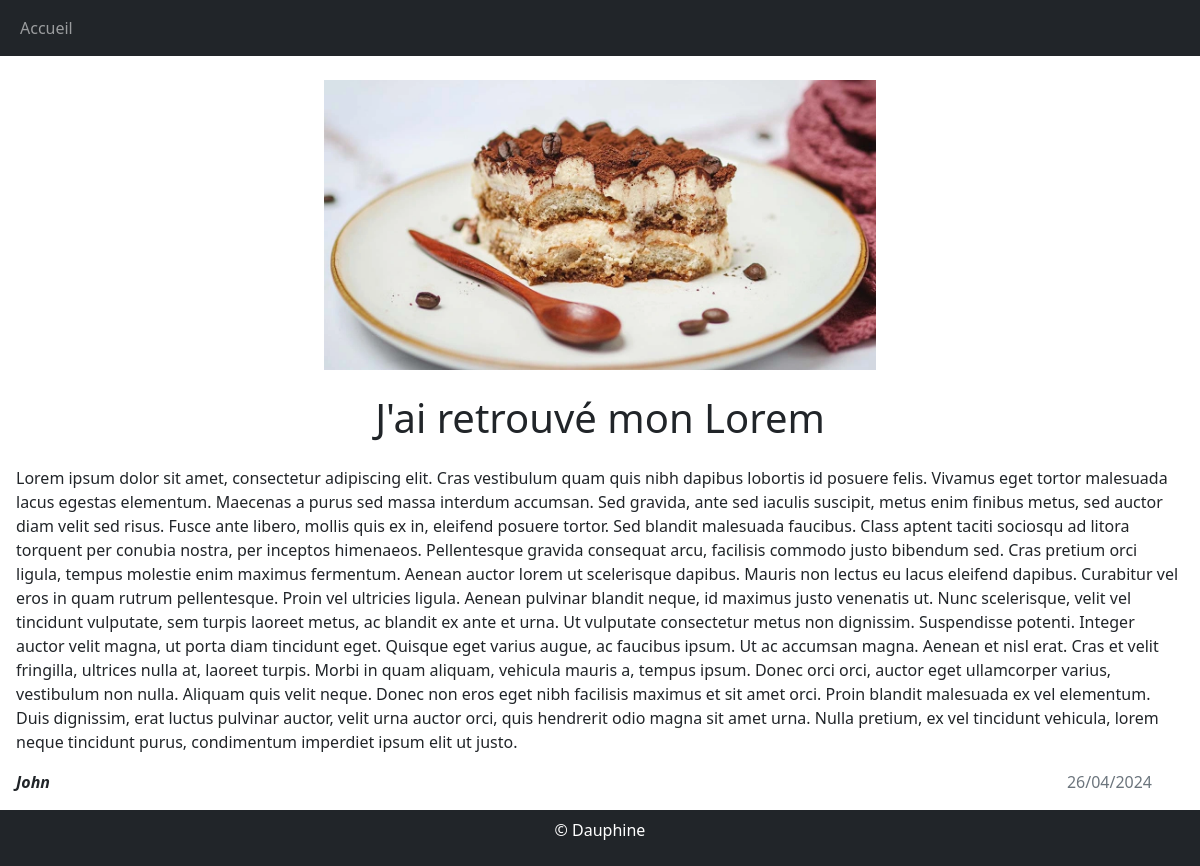
Screenshot of /annonce.php?id=13 with the database file from the repository.
### tables this page shows
CREATE TABLE `annonce` (
  `id` int NOT NULL AUTO_INCREMENT,
  `imageUrl` varchar(250) DEFAULT NULL,
  `contenu` text NOT NULL,
  `titre` varchar(250) NOT NULL,
  `auteur` varchar(250) NOT NULL,
  `datePublication` datetime NOT NULL DEFAULT CURRENT_TIMESTAMP,
  PRIMARY KEY (`id`),
  UNIQUE KEY `annonce_id_uindex` (`id`)
);

### utils/dataBaseManager.php (called while the page is built, shortened)
<?php
    function findAnnonceById(PDO $pdo, int $id)
    {
    $query = $pdo->prepare('SELECT * FROM annonce WHERE id = :id');
    $query->execute([
        ":id" => $id
    ]);
    return $query->fetch();
    }
?>

### annonce.php (the view, shortened to what this page needs)
<?php
    require_once("utils/dataBaseManager.php");
    $pdo = connectDB();
    $id = $_GET["id"];
    $annonce = findAnnonceById($pdo, $id);
    $formatDateHeure = date("d/m/Y", strtotime($annonce["datePublication"]));
    include_once("block/header.php");
?>
<div>
    <div class="d-flex align-items-center flex-column">
        <div class="d-flex flex-column w-50">
            <img src="<?=$annonce["imageUrl"]?>" class="m-4" alt="<?=$annonce["titre"]?>">
        </div>
        <h1 class="text-center"><?php echo($annonce["titre"]) ?></h1>
        <p class="m-3"><?=$annonce["contenu"]?></p>
        <div class="d-flex justify-content-between w-100">
            <p class="mx-3 fw-bold fst-italic"><?=$annonce["auteur"]?></p>
            <p class="mx-5 text-secondary"><?=$formatDateHeure?></p>
        </div>
    </div>
</div>
<?php
    include_once("block/footer.php");
?>

### rows the page displays
annonce: imageUrl (picture), titre "J'ai retrouvé mon Lorem", contenu "Lorem ipsum dolor sit amet, consectetur adipiscing elit. Cras vestibulum quam quis nibh dapibus lobortis id posuere felis. Vivamus eget tortor malesuada lacus egestas elementum. Maecenas a purus sed massa interdum accumsan. Sed gravida, ante sed iaculis suscipit, metus enim finibus metus, sed auctor diam velit sed risus. Fusce ante libero, mollis quis ex in, eleifend posuere tortor. Sed blandit malesuada faucibus. Class aptent taciti sociosqu ad litora torquent per conubia nostra, per inceptos himenaeos. Pellentesque gravida consequat arcu, facilisis commodo justo bibendum sed. Cras pretium orci ligula, tempus molestie enim maximus fermentum. Aenean auctor lorem ut scelerisque dapibus.…", auteur "John", datePublication "26/04/2024"
